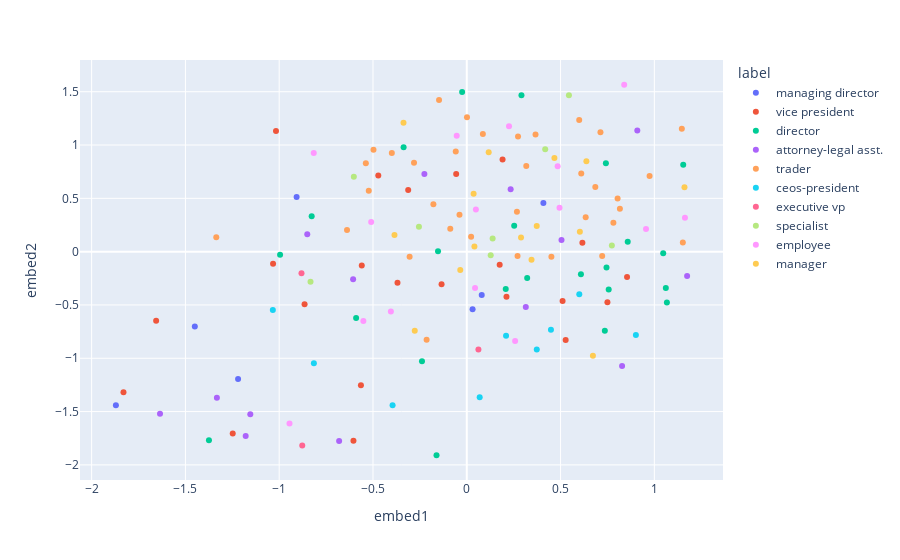

Write notebook code for a chart like this one.
### Code cell
tbl_small = tbl_gc[tbl_gc['label']!='no_label']
plotly_embedding(tbl_small)

### Figure 1 — Plotly figure (JSON) as saved in the notebook; plotly's stock layout.template omitted (floating-point values rounded to 4 significant figures)
{"data": [{"customdata": [[5260, "managing director", 1], [31937, "managing director", 1], [32495, "managing director", 1], [33079, "managing director", 1], [33984, "managing director", 1], [54922, "managing director", 1], [73757, "managing director", 1]], "hovertemplate": "label=%{customdata[1]}<br>embed1=%{x}<br>embed2=%{y}<br>id=%{customdata[0]}<br>label_id=%{customdata[2]}<extra></extra>", "legendgroup": "managing director", "marker": {"color": "#636efa", "symbol": "circle"}, "mode": "markers", "name": "managing director", "orientation": "v", "showlegend": true, "type": "scatter", "x": [-0.9072, 0.4085, -1.219, 0.07968, -1.45, 0.03095, -1.871], "xaxis": "x", "y": [0.5117, 0.4555, -1.194, -0.406, -0.7025, -0.5396, -1.441], "yaxis": "y"}, {"customdata": [[7112, "vice president", 2], [7140, "vice president", 2], [17426, "vice president", 2], [20468, "vice president", 2], [28449, "vice president", 2], [31948, "vice president", 2], [53861, "vice president", 2], [60140, "vice president", 2], [65248, "vice president", 2], [71430, "vice president", 2], [71742, "vice president", 2], [72611, "vice president", 2], [73623, "vice president", 2], [74329, "vice president", 2], [76372, "vice president", 2], [77399, "vice president", 2], [78096, "vice president", 2], [78687, "vice president", 2], [82160, "vice president", 2], [84550, "vice president", 2], [86205, "vice president", 2], [86280, "vice president", 2]], "hovertemplate": "label=%{customdata[1]}<br>embed1=%{x}<br>embed2=%{y}<br>id=%{customdata[0]}<br>label_id=%{customdata[2]}<extra></extra>", "legendgroup": "vice president", "marker": {"color": "#EF553B", "symbol": "circle"}, "mode": "markers", "name": "vice president", "orientation": "v", "showlegend": true, "type": "scatter", "x": [0.2116, -0.05657, -0.1344, 0.1908, -0.3694, 0.6164, 0.5107, -0.3123, -1.033, -0.5643, -1.656, -0.4717, -0.6041, 0.7498, -1.83, 0.1754, -0.5598, -1.248, -0.8647, 0.8545, 0.5272, -1.017], "xaxis": "x", "y": [-0.4234, 0.7283, -0.3053, 0.8632, -0.291, 0.08325, -0.4629, 0.5792, -0.1143, -1.253, -0.6486, 0.7136, -1.772, -0.4743, -1.32, -0.1225, -0.131, -1.706, -0.4925, -0.2381, -0.8288, 1.132], "yaxis": "y"}, {"customdata": [[7983, "director", 3], [9136, "director", 3], [10241, "director", 3], [11372, "director", 3], [17828, "director", 3], [19636, "director", 3], [26854, "director", 3], [28117, "director", 3], [29322, "director", 3], [29923, "director", 3], [30591, "director", 3], [34132, "director", 3], [34812, "director", 3], [49805, "director", 3], [51633, "director", 3], [52299, "director", 3], [54615, "director", 3], [55117, "director", 3], [58716, "director", 3], [77262, "director", 3], [79816, "director", 3], [83866, "director", 3], [84500, "director", 3]], "hovertemplate": "label=%{customdata[1]}<br>embed1=%{x}<br>embed2=%{y}<br>id=%{customdata[0]}<br>label_id=%{customdata[2]}<extra></extra>", "legendgroup": "director", "marker": {"color": "#00cc96", "symbol": "circle"}, "mode": "markers", "name": "director", "orientation": "v", "showlegend": true, "type": "scatter", "x": [-0.1614, 0.7566, -0.1534, 0.2916, -0.9953, -1.375, 0.858, 1.154, 1.067, 0.2077, 0.736, 1.061, -0.59, -0.02471, 0.7417, 0.2528, 0.6086, 1.047, -0.8268, -0.3368, 0.7449, -0.2388, 0.322], "xaxis": "x", "y": [-1.91, -0.3544, 0.004911, 1.467, -0.02909, -1.769, 0.09215, 0.8146, -0.478, -0.3496, -0.7415, -0.34, -0.6215, 1.497, 0.8286, 0.2419, -0.2131, -0.01406, 0.3324, 0.9802, -0.1476, -1.027, -0.2479], "yaxis": "y"}, {"customdata": [[8025, "attorney-legal asst.", 4], [13709, "attorney-legal asst.", 4], [29686, "attorney-legal asst.", 4], [29687, "attorney-legal asst.", 4], [29688, "attorney-legal asst.", 4], [32521, "attorney-legal asst.", 4], [33207, "attorney-legal asst.", 4], [42142, "attorney-legal asst.", 4], [60298, "attorney-legal asst.", 4], [63654, "attorney-legal asst.", 4], [66512, "attorney-legal asst.", 4], [69883, "attorney-legal asst.", 4], [76337, "attorney-legal asst.", 4], [85761, "attorney-legal asst.", 4]], "hovertemplate": "label=%{customdata[1]}<br>embed1=%{x}<br>embed2=%{y}<br>id=%{customdata[0]}<br>label_id=%{customdata[2]}<extra></extra>", "legendgroup": "attorney-legal asst.", "marker": {"color": "#ab63fa", "symbol": "circle"}, "mode": "markers", "name": "attorney-legal asst.", "orientation": "v", "showlegend": true, "type": "scatter", "x": [-1.332, 0.828, -0.226, 0.505, 0.9092, -1.635, -0.6805, -1.154, -0.8503, -0.606, 0.3146, 0.2339, -1.179, 1.175], "xaxis": "x", "y": [-1.371, -1.074, 0.7288, 0.1088, 1.137, -1.521, -1.775, -1.526, 0.1635, -0.2579, -0.5191, 0.5845, -1.729, -0.2289], "yaxis": "y"}, {"customdata": [[8473, "trader", 5], [8516, "trader", 5], [20978, "trader", 5], [30317, "trader", 5], [30720, "trader", 5], [32300, "trader", 5], [33465, "trader", 5], [47944, "trader", 5], [49510, "trader", 5], [50284, "trader", 5], [55922, "trader", 5], [62447, "trader", 5], [63630, "trader", 5], [64395, "trader", 5], [65753, "trader", 5], [65778, "trader", 5], [67412, "trader", 5], [68516, "trader", 5], [70906, "trader", 5], [71448, "trader", 5], [71721, "trader", 5], [72528, "trader", 5], [72674, "trader", 5], [74972, "trader", 5], [75179, "trader", 5], [75444, "trader", 5], [75568, "trader", 5], [76433, "trader", 5], [78236, "trader", 5], [79828, "trader", 5], [81350, "trader", 5], [83787, "trader", 5], [84236, "trader", 5], [84859, "trader", 5], [85243, "trader", 5]], "hovertemplate": "label=%{customdata[1]}<br>embed1=%{x}<br>embed2=%{y}<br>id=%{customdata[0]}<br>label_id=%{customdata[2]}<extra></extra>", "legendgroup": "trader", "marker": {"color": "#FFA15A", "symbol": "circle"}, "mode": "markers", "name": "trader", "orientation": "v", "showlegend": true, "type": "scatter", "x": [1.152, 0.2674, 0.634, 0.4511, 0.8163, -0.5225, 1.147, 0.08575, -0.1779, 0.2706, 0.7219, 0.5994, 0.2732, 0.6853, -0.1479, -0.05882, -0.2812, 0.8041, 0.3665, -0.3995, -0.4973, -0.2141, -1.335, -0.08802, 0.6103, -0.03885, 0.9745, 0.7816, 0.02306, 0.001137, -0.5381, -0.6384, 0.3172, -0.3048, 0.7127], "xaxis": "x", "y": [0.0866, 0.374, 0.3218, -0.04778, 0.4019, 0.5708, 1.153, 1.103, 0.4456, -0.04037, -0.04069, 1.236, 1.08, 0.6066, 1.422, 0.9397, 0.834, 0.4997, 1.1, 0.9241, 0.9547, -0.8269, 0.1354, 0.2147, 0.7338, 0.346, 0.7102, 0.2709, 0.14, 1.26, 0.8285, 0.2034, 0.8034, -0.04786, 1.12], "yaxis": "y"}, {"customdata": [[8872, "ceos-president", 6], [21337, "ceos-president", 6], [34274, "ceos-president", 6], [46708, "ceos-president", 6], [48927, "ceos-president", 6], [48995, "ceos-president", 6], [73702, "ceos-president", 6], [74812, "ceos-president", 6], [84451, "ceos-president", 6]], "hovertemplate": "label=%{customdata[1]}<br>embed1=%{x}<br>embed2=%{y}<br>id=%{customdata[0]}<br>label_id=%{customdata[2]}<extra></extra>", "legendgroup": "ceos-president", "marker": {"color": "#19d3f3", "symbol": "circle"}, "mode": "markers", "name": "ceos-president", "orientation": "v", "showlegend": true, "type": "scatter", "x": [0.2094, -0.3955, 0.4487, -0.8151, -1.034, 0.06885, 0.5998, 0.9016, 0.3732], "xaxis": "x", "y": [-0.7899, -1.441, -0.7334, -1.047, -0.5473, -1.365, -0.3986, -0.7815, -0.9186], "yaxis": "y"}, {"customdata": [[12584, "executive vp", 7], [21687, "executive vp", 7], [45237, "executive vp", 7]], "hovertemplate": "label=%{customdata[1]}<br>embed1=%{x}<br>embed2=%{y}<br>id=%{customdata[0]}<br>label_id=%{customdata[2]}<extra></extra>", "legendgroup": "executive vp", "marker": {"color": "#FF6692", "symbol": "circle"}, "mode": "markers", "name": "executive vp", "orientation": "v", "showlegend": true, "type": "scatter", "x": [0.06206, -0.8812, -0.8771], "xaxis": "x", "y": [-0.9173, -0.2033, -1.819], "yaxis": "y"}, {"customdata": [[13044, "specialist", 8], [33555, "specialist", 8], [55159, "specialist", 8], [64587, "specialist", 8], [69801, "specialist", 8], [71528, "specialist", 8], [73313, "specialist", 8], [84858, "specialist", 8]], "hovertemplate": "label=%{customdata[1]}<br>embed1=%{x}<br>embed2=%{y}<br>id=%{customdata[0]}<br>label_id=%{customdata[2]}<extra></extra>", "legendgroup": "specialist", "marker": {"color": "#B6E880", "symbol": "circle"}, "mode": "markers", "name": "specialist", "orientation": "v", "showlegend": true, "type": "scatter", "x": [0.7734, 0.5445, 0.1378, -0.6021, 0.4181, 0.1276, -0.255, -0.833], "xaxis": "x", "y": [0.05826, 1.466, 0.1236, 0.7014, 0.9599, -0.03352, 0.2331, -0.2818], "yaxis": "y"}, {"customdata": [[13632, "employee", 9], [22308, "employee", 9], [23424, "employee", 9], [23425, "employee", 9], [28118, "employee", 9], [34839, "employee", 9], [45249, "employee", 9], [52609, "employee", 9], [55116, "employee", 9], [55852, "employee", 9], [57520, "employee", 9], [62390, "employee", 9], [68517, "employee", 9], [76095, "employee", 9], [77234, "employee", 9]], "hovertemplate": "label=%{customdata[1]}<br>embed1=%{x}<br>embed2=%{y}<br>id=%{customdata[0]}<br>label_id=%{customdata[2]}<extra></extra>", "legendgroup": "employee", "marker": {"color": "#FF97FF", "symbol": "circle"}, "mode": "markers", "name": "employee", "orientation": "v", "showlegend": true, "type": "scatter", "x": [0.2253, -0.5513, -0.4046, 0.4843, 0.8392, 0.04412, -0.8158, 0.2576, 1.163, 0.9556, -0.05369, -0.945, 0.04867, 0.4944, -0.5097], "xaxis": "x", "y": [1.176, -0.6513, -0.562, 0.8003, 1.565, -0.3418, 0.9248, -0.8388, 0.3186, 0.213, 1.087, -1.612, 0.3944, 0.4121, 0.2792], "yaxis": "y"}, {"customdata": [[13893, "manager", 10], [18268, "manager", 10], [23483, "manager", 10], [27714, "manager", 10], [28412, "manager", 10], [44238, "manager", 10], [45292, "manager", 10], [46580, "manager", 10], [51082, "manager", 10], [51086, "manager", 10], [51356, "manager", 10], [54958, "manager", 10], [68297, "manager", 10], [72534, "manager", 10], [84452, "manager", 10]], "hovertemplate": "label=%{customdata[1]}<br>embed1=%{x}<br>embed2=%{y}<br>id=%{customdata[0]}<br>label_id=%{customdata[2]}<extra></extra>", "legendgroup": "manager", "marker": {"color": "#FECB52", "symbol": "circle"}, "mode": "markers", "name": "manager", "orientation": "v", "showlegend": true, "type": "scatter", "x": [0.4672, 0.1169, 0.6376, 0.3729, 0.2892, -0.3854, 0.3451, -0.3373, -0.2773, -0.03474, 0.6028, 0.04073, 1.161, 0.03645, 0.6724], "xaxis": "x", "y": [0.8773, 0.9318, 0.8489, 0.2418, 0.1326, 0.1554, -0.07485, 1.209, -0.7414, -0.171, 0.1876, 0.04794, 0.6046, 0.5441, -0.9773], "yaxis": "y"}], "layout": {"legend": {"title": {"text": "label"}, "tracegroupgap": 0}, "margin": {"t": 60}, "xaxis": {"anchor": "y", "domain": [0, 1], "title": {"text": "embed1"}}, "yaxis": {"anchor": "x", "domain": [0, 1], "title": {"text": "embed2"}}}}
